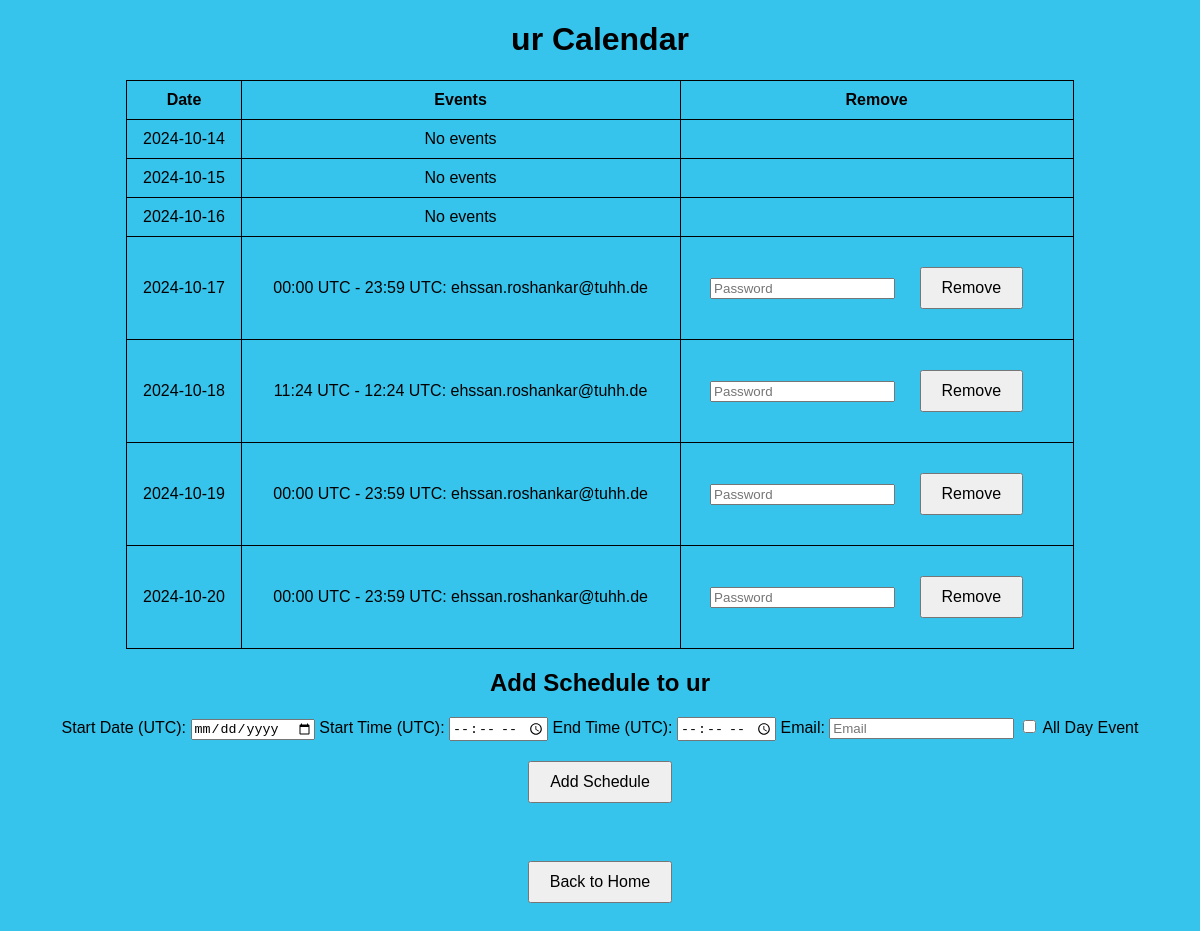
The page /calendar/ur on the database its author committed.
### app.py (models this page shows)
class ScheduleEntry(db.Model):
    id = db.Column(db.Integer, primary_key=True)
    start_time = db.Column(db.DateTime, nullable=False)
    end_time = db.Column(db.DateTime, nullable=False)
    email = db.Column(db.String(120), nullable=False)
    calendar_type = db.Column(db.String(50), nullable=False)  # New column for calendar type

### app.py (the view)
@app.route('/calendar/<calendar_type>')
def calendar(calendar_type):
    entries = get_entries_for_week(calendar_type)
    return render_template('calendar.html', entries=entries, calendar_type=calendar_type)

### app.py (called while the page is built)
def get_entries_for_week(calendar_type):
    entries = []
    now_utc = datetime.now(pytz.utc)
    start_of_week = now_utc - timedelta(days=now_utc.weekday())  # Get the latest Monday
    start_of_week = start_of_week.replace(hour=0, minute=0, second=0, microsecond=0)  # Set to 00:00:00
    for i in range(7):
        day = start_of_week + timedelta(days=i)
        events = ScheduleEntry.query.filter(
            ScheduleEntry.start_time >= day,
            ScheduleEntry.start_time < day + timedelta(days=1),
            ScheduleEntry.calendar_type == calendar_type  # Filter by calendar type
        ).all()
        entries.append({
            'date': day.date(),
            'events': events
        })
    return entries

### templates/calendar.html (shortened to what this page needs)
<!DOCTYPE html>
<html lang="en">
<head>
</head>
<body>
    <h1>{{ calendar_type }} Calendar</h1>
    <table>
        <thead>
            <tr>
                <th>Date</th>
                <th>Events</th>
                <th>Remove</th>
            </tr>
        </thead>
        <tbody>
            {% for entry in entries %}
            <tr>
                <td>{{ entry.date }}</td>
                <td>
                    {% for event in entry.events %}
                    <div>{{ event.start_time.strftime('%H:%M UTC') }} - {{ event.end_time.strftime('%H:%M UTC') }}: {{ event.email }}</div>
                    {% endfor %}
                    {% if not entry.events %}
                    <div>No events</div>
                    {% endif %}
                </td>
                <td>
                    {% for event in entry.events %}
                    <form action="{{ url_for('remove_entry', calendar_type=calendar_type) }}" method="post" style="display: inline;">
                        <input type="password" name="password" placeholder="Password" required>
                        <button type="submit">Remove</button>
                    </form>
                    {% endfor %}
                </td>
            </tr>
            {% endfor %}
        </tbody>
    </table>
    <h2>Add Schedule to {{ calendar_type }}</h2>
    <form action="{{ url_for('schedule', calendar_type=calendar_type) }}" method="post">
        <label for="start_date">Start Date (UTC):</label>
        <input type="date" id="start_date" name="start_date" required>
        <label for="start_time">Start Time (UTC):</label>
        <input type="time" id="start_time" name="start_time" required>
        <label for="end_time">End Time (UTC):</label>
        <input type="time" id="end_time" name="end_time" required>
        <label for="email">Email:</label>
        <input type="email" id="email" name="email" placeholder="Email" required>
        <label for="all_day">
            <input type="checkbox" id="all_day" name="all_day" onclick="toggleTimeInputs()">
            All Day Event
        </label>
        <button type="submit">Add Schedule</button>
    </form>
    <br>
    <a href="{{ url_for('index') }}">
        <button>Back to Home</button>
    </a>
</body>
</html>

### templates/calendar.html (style rules this page uses)
body { background-color: rgb(54, 196, 236); text-align: center; font-family: Arial, sans-serif; }
table { margin: auto; border-collapse: collapse; width: 80%; }
th, td { border: 1px solid black; padding: 10px; text-align: center; }
button { margin: 20px; padding: 10px 20px; font-size: 16px; }

### rows shown on the page
ScheduleEntry: start_time "00:00 UTC", end_time "23:59 UTC", email "ehssan.roshankar@tuhh.de"
ScheduleEntry: start_time "11:24 UTC", end_time "12:24 UTC", email "ehssan.roshankar@tuhh.de"
ScheduleEntry: start_time "00:00 UTC", end_time "23:59 UTC", email "ehssan.roshankar@tuhh.de"
ScheduleEntry: start_time "00:00 UTC", end_time "23:59 UTC", email "ehssan.roshankar@tuhh.de"

### other values the page prints
{{ calendar_type }} "ur"
{{ entry.date }} "2024-10-14" "2024-10-15" "2024-10-16" "2024-10-17" "2024-10-18" "2024-10-19" "2024-10-20"
